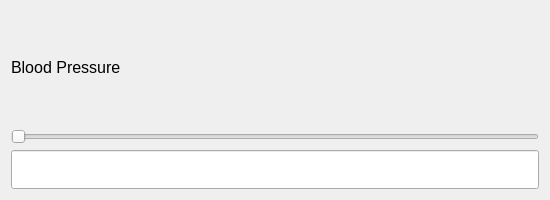
<?xml version="1.0" encoding="UTF-8"?>
<ui version="4.0">
 <class>Form</class>
 <widget class="QWidget" name="Form">
  <property name="geometry">
   <rect>
    <x>0</x>
    <y>0</y>
    <width>550</width>
    <height>200</height>
   </rect>
  </property>
  <property name="windowTitle">
   <string>Form</string>
  </property>
  <layout class="QVBoxLayout" name="verticalLayout">
   <item>
    <widget class="QLabel" name="label">
     <property name="font">
      <font>
       <pointsize>12</pointsize>
      </font>
     </property>
     <property name="text">
      <string>Blood Pressure</string>
     </property>
    </widget>
   </item>
   <item>
    <widget class="QSlider" name="slider">
     <property name="orientation">
      <enum>Qt::Horizontal</enum>
     </property>
    </widget>
   </item>
   <item>
    <widget class="QLineEdit" name="lineEdit">
     <property name="font">
      <font>
       <pointsize>20</pointsize>
      </font>
     </property>
    </widget>
   </item>
  </layout>
 </widget>
 <resources/>
 <connections/>
</ui>
